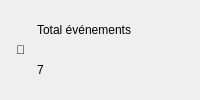
          <widget class="QFrame" name="cardTotal">
           <property name="cssClass" stdset="0">
            <string>card</string>
           </property>
           <layout class="QHBoxLayout" name="layout12">
            <property name="spacing">
             <number>12</number>
            </property>
            <property name="leftMargin">
             <number>16</number>
            </property>
            <property name="topMargin">
             <number>10</number>
            </property>
            <property name="rightMargin">
             <number>16</number>
            </property>
            <property name="bottomMargin">
             <number>10</number>
            </property>
            <item>
             <widget class="QLabel" name="lblIconTotal">
              <property name="text">
               <string>📅</string>
              </property>
              <property name="cssClass" stdset="0">
               <string>cardIcon</string>
              </property>
             </widget>
            </item>
            <item>
             <layout class="QVBoxLayout" name="layout10">
              <property name="spacing">
               <number>0</number>
              </property>
              <property name="leftMargin">
               <number>0</number>
              </property>
              <property name="topMargin">
               <number>0</number>
              </property>
              <property name="rightMargin">
               <number>0</number>
              </property>
              <property name="bottomMargin">
               <number>0</number>
              </property>
              <item>
               <widget class="QLabel" name="lblTotalTitle">
                <property name="text">
                 <string>Total événements</string>
                </property>
                <property name="cssClass" stdset="0">
                 <string>cardTitle</string>
                </property>
               </widget>
              </item>
              <item>
               <widget class="QLabel" name="lblTotalValue">
                <property name="text">
                 <string>7</string>
                </property>
                <property name="cssClass" stdset="0">
                 <string>cardValue</string>
                </property>
               </widget>
              </item>
             </layout>
            </item>
            <item>
             <spacer name="spacer11">
              <property name="orientation">
               <enum>Qt::Horizontal</enum>
              </property>
              <property name="sizeHint" stdset="0">
               <size>
                <width>20</width>
                <height>20</height>
               </size>
              </property>
             </spacer>
            </item>
           </layout>
          </widget>
